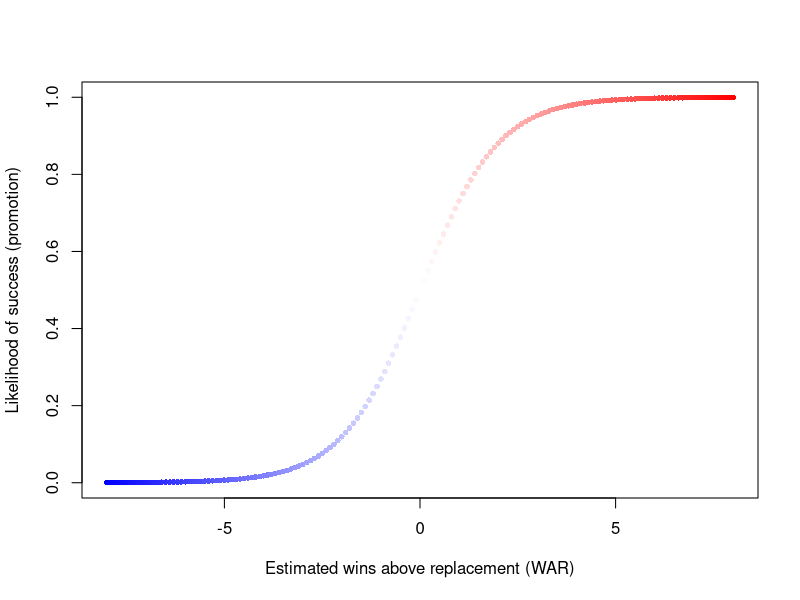
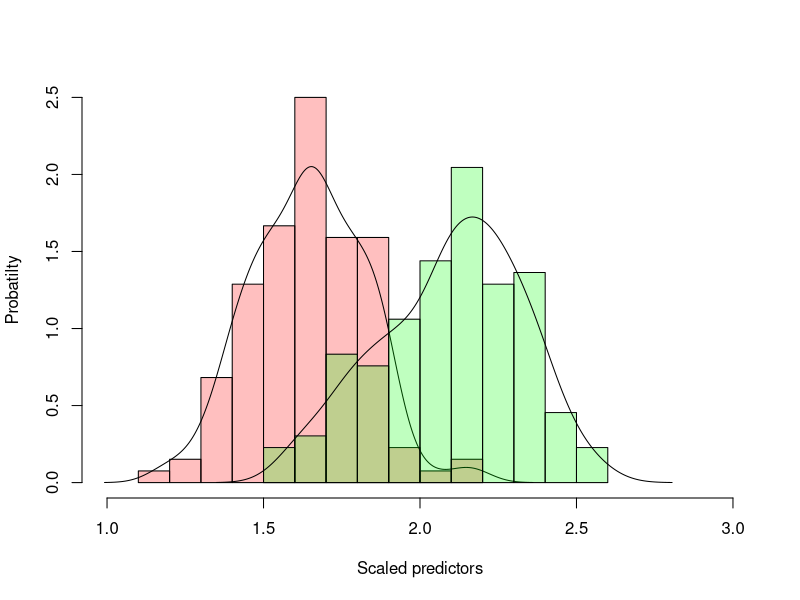
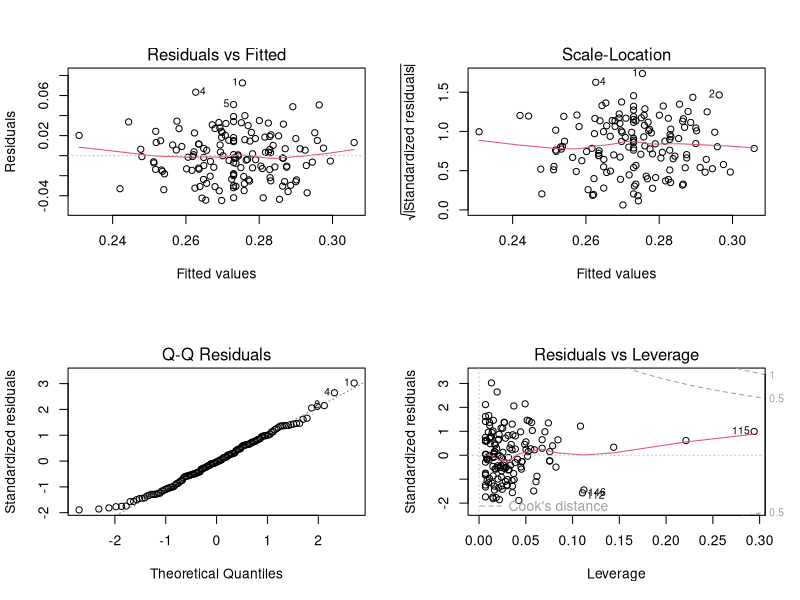
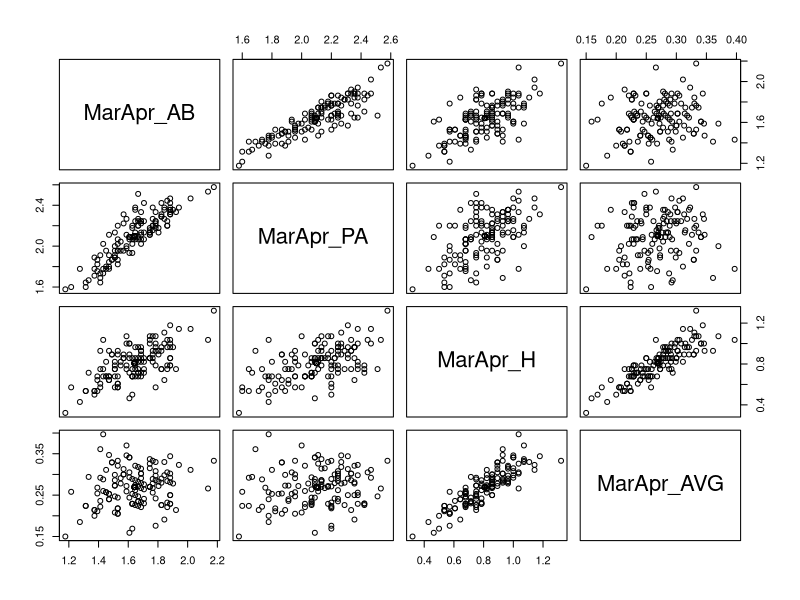

Write R code to recreate these figures, in order.
# Phillies Baseball R&D Questionnaire
#   for the Senior Quantitative Analyst Position at Philadelphia Phillies
# Submission: November 15, 2016
# Candidate: Meen Chul Kim


# Required Question
# Define sigmoid function
sigmoid <- function(val) {
  return((1 + exp(-val)) ** -1)
}

# Generate mock-up WARs
est.war <- seq(-8, 8, 0.1)

# Return probability of success
prob <- sigmoid(est.war)

# Plot logistic regression
col.func <- colorRampPalette(c("blue", "white", "red"))
plot(est.war, prob, 
     xlab='Estimated wins above replacement (WAR)', 
     ylab='Likelihood of success (promotion)',
     col=col.func(length(prob)),
     pch=16, cex=.75)


# Candidate's Choice Question
# Read in data
batting <- read.csv('data/batting.csv')

# Select rows without corrupted data
data <- subset(batting, MarApr_AB != 0)

# Scale variables by dividing by range
cols <- c('MarApr_AB', 'MarApr_PA', 'MarApr_H')
for (col in cols) {
  data[[col]] <- data[[col]] / diff(range(data[[col]]))  
}

# Histogram the distributions of MarApr_AB and MarApr_PA
hist(data$MarApr_AB, prob=T, xlim=c(1, 3), 
     xlab='Scaled predictors', ylab = 'Probatilty', main='',
     col=rgb(1, 0, 0, .25))
lines(density(data$MarApr_AB))
hist(data$MarApr_PA, add=T, prob=T, col=rgb(0, 1, 0, .25))
lines(density(data$MarApr_PA))

# Convert corruted data to NA
batting[batting == 0] <- NA

# Scale variables
for (col in cols) {
  batting[[col]] <- batting[[col]] / 
    diff(range(batting[[col]], na.rm = T))
}

# Impute means to NA
for (col in cols) {
  batting[[col]][is.na(batting[[col]])] <- 
    mean(batting[[col]], na.rm = T)
}

# Manual imputation for MarApr_AVG
batting$MarApr_AVG[is.na(batting$MarApr_AVG)] <- 
  mean(batting$MarApr_AVG, na.rm = T)

# Multivariate linear regression
model.1 <- lm(FullSeason_AVG ~ 
            MarApr_AB + 
            MarApr_PA + 
            MarApr_H + 
            MarApr_AVG,
          batting)
summary(model.1)

# Diagnostic plots 
layout(matrix(c(1, 2, 3, 4), 2, 2)) 
plot(model.1)

# Plot correlation
plot(batting[2:5])

# Check correlation
cor(batting[2:5])

# Remodel linear regression
model.2 <- lm(FullSeason_AVG ~ MarApr_PA + MarApr_AVG, batting)
summary(model.2)